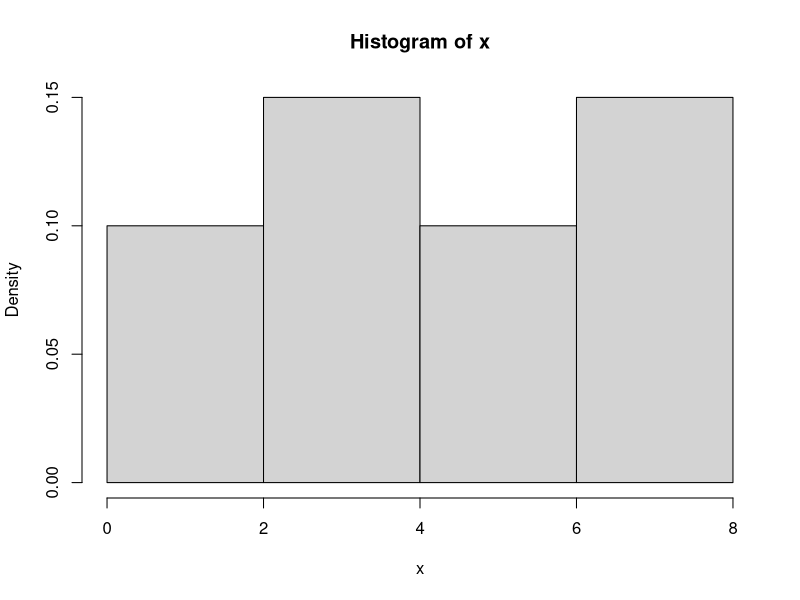

The R script that drew this image:
.libPaths(c(path.expand("~/R/library"), .libPaths()))
suppressPackageStartupMessages(library(MASS))
i <- 1:60
x <- ((i * 37) %% 53) / 7 + 0.25 * ((i * 11) %% 5)
real_call <- function() {
  svg("/home/ahmed/killr_projects/killr/packages/MASS/docs/output/hist.FD-r.svg")
  h <- hist.FD(x)
  usr <- par("usr")
  dev.off()
  list(h = h, usr = usr)
}
data_only <- function() {
  nc <- nclass.FD(x)
  hist(x, nc, probability = TRUE, plot = FALSE)
}
res <- real_call()
h <- res$h
value <- c(h$breaks, h$counts, h$density, h$mids, res$usr[1:2], res$usr[3:4])
elapsed <- numeric(20)
for (k in seq_len(20)) {
  t0 <- as.numeric(Sys.time())
  data_only()
  elapsed[[k]] <- as.numeric(Sys.time()) - t0
}
cat(sprintf("%.17g\n", as.numeric(value)))
cat(sprintf("%.17g\n", median(elapsed) * 1000))
